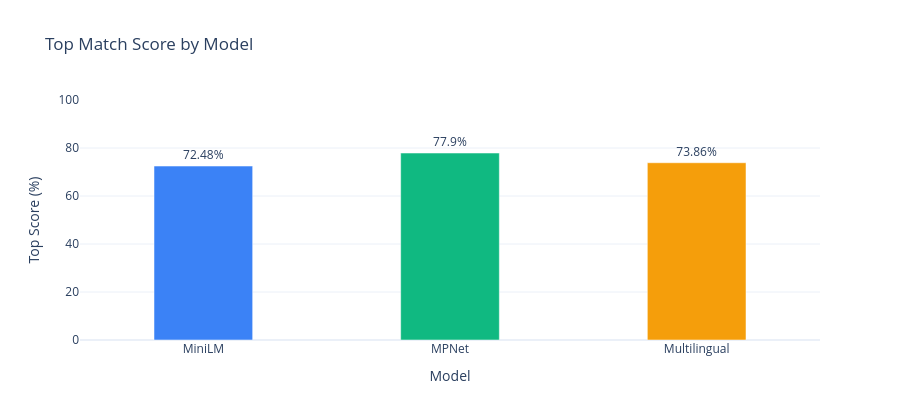

Notebook source saved alongside this figure:
### Markdown cell above
## Step 5 - Visualizations

### Chart 1 - Top Score per Model

### Code cell
colors = ['#3B82F6', '#10B981', '#F59E0B']
models = df['Model'].tolist()
scores = df['Top Score %'].tolist()

fig1 = go.Figure(data=[
    go.Bar(
        x            = models,
        y            = scores,
        marker_color = colors,
        text         = [str(s) + '%' for s in scores],
        textposition = 'outside',
        width        = 0.4
    )
])

fig1.update_layout(
    title       = 'Top Match Score by Model',
    xaxis_title = 'Model',
    yaxis_title = 'Top Score (%)',
    yaxis       = dict(range=[0, 100]),
    template    = 'plotly_white',
    height      = 420
)

fig1.show()

### Figure 1 — Plotly figure (JSON) as saved in the notebook; plotly's stock layout.template omitted (floating-point values rounded to 4 significant figures)
{"data": [{"marker": {"color": ["#3B82F6", "#10B981", "#F59E0B"]}, "text": ["72.48%", "77.9%", "73.86%"], "textposition": "outside", "type": "bar", "width": 0.4, "x": ["MiniLM", "MPNet", "Multilingual"], "y": [72.48, 77.9, 73.86]}], "layout": {"height": 420, "title": {"text": "Top Match Score by Model"}, "xaxis": {"title": {"text": "Model"}}, "yaxis": {"range": [0, 100], "title": {"text": "Top Score (%)"}}}}
